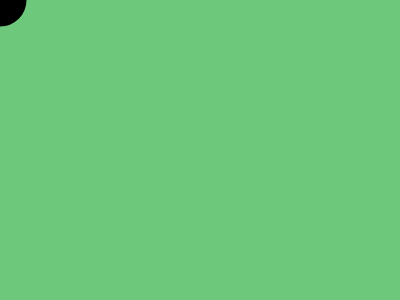
Frame 1 (no input)
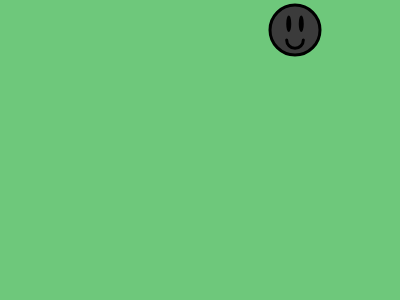
Frame 60 (no input)
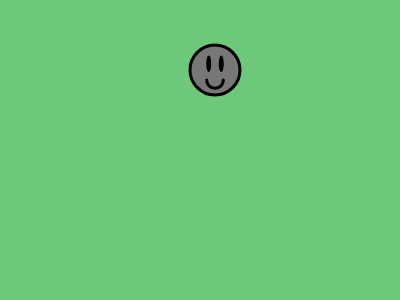
Frame 120 (the mouse pressed at the canvas centre since frame 60)

The p5.js sketch that drew these frames (run headless with seeded random() and noise() and a simulated clock; from frame 60 on, the mouse is pressed at the canvas centre):

// p5.js sketch
// ── sketch.js
let x = 0;
let y = 0;

let xSpeed = 5;
let ySpeed = 10;

let faceColor = 0;
let eyeColor = 0;

function setup() {
  createCanvas(400, 300);
}

function draw() {
  background(110, 200, 123);
  let diameter = 50;
  drawSmiley(diameter, x, y);
  x = x + xSpeed;
  y = y + ySpeed;
  
  /*
  // Reset
  if (x > width)
    x = 0;
  
  if (y > height)
    y = 0;
  */
  
  // Bounce
  if (x > width || x < 0)
    xSpeed = xSpeed * -1;
  if (y > height || y < 0)
    ySpeed = ySpeed * -1;
}
    
function drawSmiley(diameter, xOffset, yOffset) {
  // Draw the face
  push();
  fill(faceColor++ % 255);
  stroke('black');
  strokeWeight(3);
  circle(xOffset, yOffset, diameter);
  pop();
  
  // Draw the eyes
  push(); // Remove previous fill/stroke settings
  noStroke();
  translate(xOffset, yOffset);
  fill(eyeColor-- % 255);
  ellipse(-diameter/8, -diameter/8, diameter/10, diameter/3);
  ellipse(diameter/8, -diameter/8, diameter/10, diameter/3);
  pop();

  // Draw the smile
  push();
  strokeWeight(3);
  translate(xOffset, yOffset);
  noFill();
  stroke('black');
  arc(0, diameter/5, diameter/3, diameter/3, 0, PI);
  pop();
}
